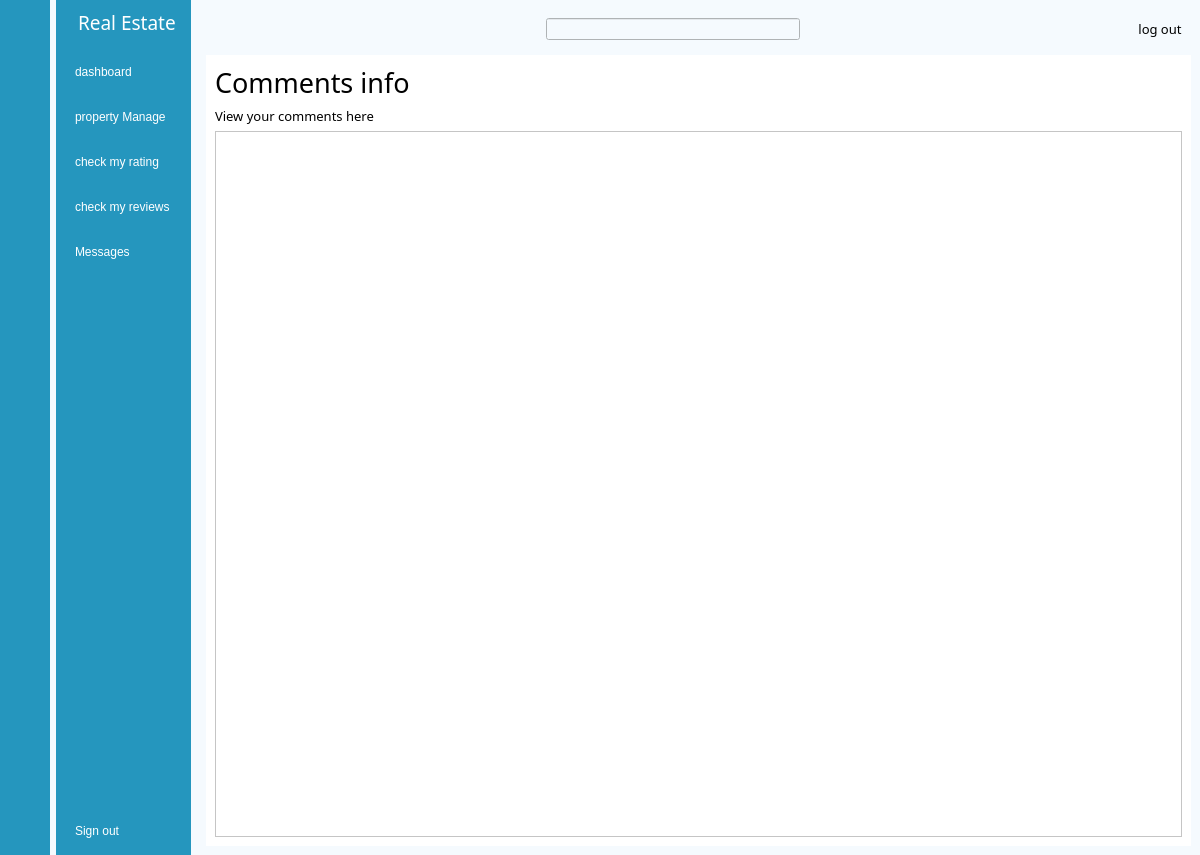
<?xml version="1.0" encoding="UTF-8"?>
<ui version="4.0">
 <class>AgentMenu</class>
 <widget class="QMainWindow" name="AgentMenu">
  <property name="geometry">
   <rect>
    <x>0</x>
    <y>0</y>
    <width>1200</width>
    <height>855</height>
   </rect>
  </property>
  <property name="minimumSize">
   <size>
    <width>1200</width>
    <height>400</height>
   </size>
  </property>
  <property name="windowTitle">
   <string>MainWindow</string>
  </property>
  <property name="styleSheet">
   <string notr="true">background-color: rgb(245, 250, 254);</string>
  </property>
  <widget class="QWidget" name="centralwidget">
   <layout class="QGridLayout" name="gridLayout">
    <property name="leftMargin">
     <number>0</number>
    </property>
    <property name="topMargin">
     <number>0</number>
    </property>
    <property name="rightMargin">
     <number>0</number>
    </property>
    <property name="bottomMargin">
     <number>0</number>
    </property>
    <item row="0" column="0">
     <widget class="QWidget" name="icon_name_widget_2" native="true">
      <property name="styleSheet">
       <string notr="true">QWidget{
	
	background-color: rgb(37, 150, 190);
}

QPushButton{
	color:white;
	height:30px;
	border:none;
	font: 10pt &quot;PT Root UI&quot;;
	border-radius:10px
}

QPushButton:checked{
	background-color:#f5fafe;
	color:#1f95ef;
	font-weight:bold
	
}</string>
      </property>
      <layout class="QVBoxLayout" name="verticalLayout_3">
       <item>
        <layout class="QHBoxLayout" name="horizontalLayout_3">
         <item>
          <widget class="QLabel" name="label_4">
           <property name="text">
            <string/>
           </property>
           <property name="pixmap">
            <pixmap resource="res.qrc">:/white/icons/white/home.svg</pixmap>
           </property>
          </widget>
         </item>
        </layout>
       </item>
       <item>
        <layout class="QVBoxLayout" name="verticalLayout">
         <property name="spacing">
          <number>15</number>
         </property>
         <property name="topMargin">
          <number>15</number>
         </property>
         <item>
          <widget class="QPushButton" name="btn_dashboard1">
           <property name="text">
            <string/>
           </property>
           <property name="icon">
            <iconset resource="res.qrc">
             <normaloff>:/icons2/icons/icon2/dashboard_white.png</normaloff>
             <normalon>:/icons2/icons/icon2/dashboard.png</normalon>:/icons2/icons/icon2/dashboard_white.png</iconset>
           </property>
           <property name="checkable">
            <bool>true</bool>
           </property>
           <property name="autoExclusive">
            <bool>true</bool>
           </property>
          </widget>
         </item>
         <item>
          <widget class="QPushButton" name="btn_manage">
           <property name="text">
            <string/>
           </property>
           <property name="icon">
            <iconset resource="res.qrc">
             <normaloff>:/white/icons/white/search.svg</normaloff>
             <normalon>:/icons2/icons/icon2/iconizer-search.svg</normalon>:/white/icons/white/search.svg</iconset>
           </property>
           <property name="checkable">
            <bool>true</bool>
           </property>
           <property name="autoExclusive">
            <bool>true</bool>
           </property>
          </widget>
         </item>
         <item>
          <widget class="QPushButton" name="btn_profile1">
           <property name="text">
            <string/>
           </property>
           <property name="icon">
            <iconset resource="res.qrc">
             <normaloff>:/icons2/icons/icon2/profile_white.png</normaloff>
             <normalon>:/icons2/icons/icon2/profile.png</normalon>:/icons2/icons/icon2/profile_white.png</iconset>
           </property>
           <property name="checkable">
            <bool>true</bool>
           </property>
           <property name="autoExclusive">
            <bool>true</bool>
           </property>
          </widget>
         </item>
         <item>
          <widget class="QPushButton" name="btn_favorites1">
           <property name="text">
            <string/>
           </property>
           <property name="icon">
            <iconset resource="res.qrc">
             <normaloff>:/white/icons/white/heart.svg</normaloff>
             <normalon>:/icons2/icons/icon2/iconizer-heart.svg</normalon>:/white/icons/white/heart.svg</iconset>
           </property>
           <property name="checkable">
            <bool>true</bool>
           </property>
           <property name="autoExclusive">
            <bool>true</bool>
           </property>
          </widget>
         </item>
         <item>
          <widget class="QPushButton" name="btn_messages1">
           <property name="text">
            <string/>
           </property>
           <property name="icon">
            <iconset resource="res.qrc">
             <normaloff>:/icons2/icons/icon2/messages_white.png</normaloff>
             <normalon>:/icons2/icons/icon2/messages.png</normalon>:/icons2/icons/icon2/messages_white.png</iconset>
           </property>
           <property name="checkable">
            <bool>true</bool>
           </property>
           <property name="autoExclusive">
            <bool>true</bool>
           </property>
          </widget>
         </item>
        </layout>
       </item>
       <item>
        <spacer name="verticalSpacer_3">
         <property name="orientation">
          <enum>Qt::Vertical</enum>
         </property>
         <property name="sizeHint" stdset="0">
          <size>
           <width>20</width>
           <height>246</height>
          </size>
         </property>
        </spacer>
       </item>
       <item>
        <widget class="QPushButton" name="btn_signout1">
         <property name="text">
          <string/>
         </property>
         <property name="icon">
          <iconset resource="res.qrc">
           <normaloff>:/icons2/icons/icon2/log_out_white.png</normaloff>
           <normalon>:/icons2/icons/icon2/log_out.png</normalon>:/icons2/icons/icon2/log_out_white.png</iconset>
         </property>
         <property name="checkable">
          <bool>true</bool>
         </property>
        </widget>
       </item>
      </layout>
     </widget>
    </item>
    <item row="0" column="2">
     <widget class="QWidget" name="main_menu" native="true">
      <layout class="QVBoxLayout" name="verticalLayout_5">
       <item>
        <widget class="QWidget" name="header_widget" native="true">
         <layout class="QHBoxLayout" name="horizontalLayout_4">
          <item>
           <widget class="QPushButton" name="btn_nav_bar">
            <property name="styleSheet">
             <string notr="true">border:none;</string>
            </property>
            <property name="text">
             <string/>
            </property>
            <property name="icon">
             <iconset resource="res.qrc">
              <normaloff>:/icons2/icons/icon2/menu.png</normaloff>:/icons2/icons/icon2/menu.png</iconset>
            </property>
            <property name="checkable">
             <bool>true</bool>
            </property>
           </widget>
          </item>
          <item>
           <spacer name="horizontalSpacer_2">
            <property name="orientation">
             <enum>Qt::Horizontal</enum>
            </property>
            <property name="sizeHint" stdset="0">
             <size>
              <width>140</width>
              <height>20</height>
             </size>
            </property>
           </spacer>
          </item>
          <item>
           <layout class="QHBoxLayout" name="horizontalLayout">
            <property name="spacing">
             <number>7</number>
            </property>
            <item>
             <widget class="LineEdit" name="LineEdit">
              <property name="sizePolicy">
               <sizepolicy hsizetype="Expanding" vsizetype="Fixed">
                <horstretch>0</horstretch>
                <verstretch>0</verstretch>
               </sizepolicy>
              </property>
             </widget>
            </item>
            <item>
             <widget class="QPushButton" name="btn_search">
              <property name="styleSheet">
               <string notr="true">border:none</string>
              </property>
              <property name="text">
               <string/>
              </property>
              <property name="icon">
               <iconset resource="res.qrc">
                <normaloff>:/icons2/icons/icon2/search.png</normaloff>:/icons2/icons/icon2/search.png</iconset>
              </property>
             </widget>
            </item>
           </layout>
          </item>
          <item>
           <spacer name="horizontalSpacer">
            <property name="orientation">
             <enum>Qt::Horizontal</enum>
            </property>
            <property name="sizeHint" stdset="0">
             <size>
              <width>162</width>
              <height>20</height>
             </size>
            </property>
           </spacer>
          </item>
          <item>
           <widget class="QPushButton" name="btn_logout">
            <property name="font">
             <font>
              <family>PT Root UI Bold</family>
              <pointsize>10</pointsize>
             </font>
            </property>
            <property name="styleSheet">
             <string notr="true">border:none;</string>
            </property>
            <property name="text">
             <string>log out</string>
            </property>
            <property name="icon">
             <iconset resource="res.qrc">
              <normaloff>:/blue/icons/blue/log-out.svg</normaloff>:/blue/icons/blue/log-out.svg</iconset>
            </property>
           </widget>
          </item>
         </layout>
        </widget>
       </item>
       <item>
        <widget class="SlideAniStackedWidget" name="SlideAniStackedWidget">
         <property name="styleSheet">
          <string notr="true">background-color: rgb(255, 255, 255);</string>
         </property>
         <property name="currentIndex">
          <number>3</number>
         </property>
         <widget class="QWidget" name="page_dashborad">
          <widget class="TitleLabel" name="TitleLabel">
           <property name="geometry">
            <rect>
             <x>130</x>
             <y>70</y>
             <width>261</width>
             <height>101</height>
            </rect>
           </property>
           <property name="text">
            <string>Dashboard</string>
           </property>
          </widget>
         </widget>
         <widget class="QWidget" name="page_manage">
          <layout class="QVBoxLayout" name="verticalLayout_8">
           <item>
            <layout class="QVBoxLayout" name="verticalLayout_7">
             <item>
              <widget class="QLabel" name="label">
               <property name="font">
                <font>
                 <family>PT Root UI Bold</family>
                 <pointsize>20</pointsize>
                 <italic>false</italic>
                 <underline>false</underline>
                </font>
               </property>
               <property name="text">
                <string>Property info</string>
               </property>
              </widget>
             </item>
             <item>
              <widget class="QLabel" name="label_5">
               <property name="font">
                <font>
                 <family>PT Root UI Bold</family>
                 <pointsize>10</pointsize>
                 <italic>false</italic>
                 <underline>false</underline>
                </font>
               </property>
               <property name="text">
                <string>Welcome to property management page</string>
               </property>
              </widget>
             </item>
            </layout>
           </item>
           <item>
            <layout class="QHBoxLayout" name="horizontalLayout_5">
             <item>
              <widget class="FilledPushButton" name="btn_addProperty">
               <property name="text">
                <string>Add property</string>
               </property>
              </widget>
             </item>
             <item>
              <widget class="SearchLineEdit" name="SearchLineEdit">
               <property name="text">
                <string/>
               </property>
               <property name="placeholderText">
                <string>search user name</string>
               </property>
              </widget>
             </item>
             <item>
              <widget class="TitleLabel" name="TitleLabel_2">
               <property name="text">
                <string>Total property</string>
               </property>
              </widget>
             </item>
            </layout>
           </item>
           <item>
            <widget class="SmoothScrollArea" name="SmoothScrollArea">
             <property name="widgetResizable">
              <bool>true</bool>
             </property>
             <widget class="QWidget" name="scrollAreaWidgetContents">
              <property name="geometry">
               <rect>
                <x>0</x>
                <y>0</y>
                <width>98</width>
                <height>28</height>
               </rect>
              </property>
             </widget>
            </widget>
           </item>
          </layout>
         </widget>
         <widget class="QWidget" name="page_rating">
          <layout class="QVBoxLayout" name="verticalLayout_6">
           <item>
            <layout class="QVBoxLayout" name="verticalLayout_9">
             <item>
              <widget class="QLabel" name="label_6">
               <property name="font">
                <font>
                 <family>PT Root UI Bold</family>
                 <pointsize>20</pointsize>
                 <italic>false</italic>
                 <underline>false</underline>
                </font>
               </property>
               <property name="text">
                <string>Rating info</string>
               </property>
              </widget>
             </item>
             <item>
              <widget class="QLabel" name="label_7">
               <property name="font">
                <font>
                 <family>PT Root UI Bold</family>
                 <pointsize>10</pointsize>
                 <italic>false</italic>
                 <underline>false</underline>
                </font>
               </property>
               <property name="text">
                <string>View your rating here</string>
               </property>
              </widget>
             </item>
             <item>
              <widget class="RoundListWidget" name="RoundListWidget"/>
             </item>
            </layout>
           </item>
          </layout>
         </widget>
         <widget class="QWidget" name="page_review">
          <layout class="QVBoxLayout" name="verticalLayout_11">
           <item>
            <layout class="QVBoxLayout" name="verticalLayout_10">
             <item>
              <widget class="QLabel" name="label_8">
               <property name="font">
                <font>
                 <family>PT Root UI Bold</family>
                 <pointsize>20</pointsize>
                 <italic>false</italic>
                 <underline>false</underline>
                </font>
               </property>
               <property name="text">
                <string>Comments info</string>
               </property>
              </widget>
             </item>
             <item>
              <widget class="QLabel" name="label_9">
               <property name="font">
                <font>
                 <family>PT Root UI Bold</family>
                 <pointsize>10</pointsize>
                 <italic>false</italic>
                 <underline>false</underline>
                </font>
               </property>
               <property name="text">
                <string>View your comments here</string>
               </property>
              </widget>
             </item>
             <item>
              <widget class="RoundListWidget" name="RoundListWidget_2"/>
             </item>
            </layout>
           </item>
          </layout>
         </widget>
         <widget class="QWidget" name="page_messages">
          <widget class="TitleLabel" name="TitleLabel_5">
           <property name="geometry">
            <rect>
             <x>240</x>
             <y>190</y>
             <width>123</width>
             <height>38</height>
            </rect>
           </property>
           <property name="text">
            <string>Messages</string>
           </property>
          </widget>
         </widget>
        </widget>
       </item>
      </layout>
     </widget>
    </item>
    <item row="0" column="1">
     <widget class="QWidget" name="icon_name_widget" native="true">
      <property name="styleSheet">
       <string notr="true">QWidget{
	background-color: rgb(37, 150, 190);
	color:white;
}

QPushButton{
	color:white;
	text-align:left;
	height:30px;
	font: 10pt &quot;PT Root UI&quot;;
	border:none;
	padding-left:10px;
	border-top-left-radius:10px;
	border-bottom-left-radius:10px;
}

QPushButton:checked{
	background-color:#f5fafe;
	color:#1f95ef;
	font-weight:bold

}</string>
      </property>
      <layout class="QVBoxLayout" name="verticalLayout_4">
       <property name="rightMargin">
        <number>0</number>
       </property>
       <item>
        <layout class="QHBoxLayout" name="horizontalLayout_2">
         <property name="rightMargin">
          <number>15</number>
         </property>
         <item>
          <widget class="QLabel" name="label_2">
           <property name="text">
            <string/>
           </property>
           <property name="pixmap">
            <pixmap resource="res.qrc">:/white/icons/white/home.svg</pixmap>
           </property>
          </widget>
         </item>
         <item>
          <widget class="QLabel" name="label_3">
           <property name="font">
            <font>
             <family>PT Root UI Bold</family>
             <pointsize>14</pointsize>
             <weight>9</weight>
             <italic>false</italic>
             <bold>false</bold>
            </font>
           </property>
           <property name="styleSheet">
            <string notr="true">font: 75 14pt &quot;PT Root UI Bold&quot;;</string>
           </property>
           <property name="text">
            <string>Real Estate</string>
           </property>
          </widget>
         </item>
        </layout>
       </item>
       <item>
        <layout class="QVBoxLayout" name="verticalLayout_2">
         <property name="spacing">
          <number>15</number>
         </property>
         <property name="topMargin">
          <number>15</number>
         </property>
         <item>
          <widget class="QPushButton" name="btn_dashboard2">
           <property name="text">
            <string>dashboard</string>
           </property>
           <property name="icon">
            <iconset resource="res.qrc">
             <normaloff>:/icons2/icons/icon2/dashboard_white.png</normaloff>
             <normalon>:/icons2/icons/icon2/dashboard.png</normalon>:/icons2/icons/icon2/dashboard_white.png</iconset>
           </property>
           <property name="checkable">
            <bool>true</bool>
           </property>
           <property name="autoExclusive">
            <bool>true</bool>
           </property>
          </widget>
         </item>
         <item>
          <widget class="QPushButton" name="btn_manage2">
           <property name="text">
            <string>property Manage</string>
           </property>
           <property name="icon">
            <iconset resource="res.qrc">
             <normaloff>:/white/icons/white/search.svg</normaloff>
             <normalon>:/icons2/icons/icon2/iconizer-search.svg</normalon>:/white/icons/white/search.svg</iconset>
           </property>
           <property name="checkable">
            <bool>true</bool>
           </property>
           <property name="autoExclusive">
            <bool>true</bool>
           </property>
          </widget>
         </item>
         <item>
          <widget class="QPushButton" name="btn_profile2">
           <property name="text">
            <string>check my rating</string>
           </property>
           <property name="icon">
            <iconset resource="res.qrc">
             <normaloff>:/icons2/icons/icon2/profile_white.png</normaloff>
             <normalon>:/icons2/icons/icon2/profile.png</normalon>:/icons2/icons/icon2/profile_white.png</iconset>
           </property>
           <property name="checkable">
            <bool>true</bool>
           </property>
           <property name="autoExclusive">
            <bool>true</bool>
           </property>
          </widget>
         </item>
         <item>
          <widget class="QPushButton" name="btn_favorites2">
           <property name="text">
            <string>check my reviews</string>
           </property>
           <property name="icon">
            <iconset resource="res.qrc">
             <normaloff>:/white/icons/white/heart.svg</normaloff>
             <normalon>:/icons2/icons/icon2/iconizer-heart.svg</normalon>:/white/icons/white/heart.svg</iconset>
           </property>
           <property name="checkable">
            <bool>true</bool>
           </property>
           <property name="autoExclusive">
            <bool>true</bool>
           </property>
          </widget>
         </item>
         <item>
          <widget class="QPushButton" name="btn_messages2">
           <property name="text">
            <string>Messages</string>
           </property>
           <property name="icon">
            <iconset resource="res.qrc">
             <normaloff>:/icons2/icons/icon2/messages_white.png</normaloff>
             <normalon>:/icons2/icons/icon2/messages.png</normalon>:/icons2/icons/icon2/messages_white.png</iconset>
           </property>
           <property name="checkable">
            <bool>true</bool>
           </property>
           <property name="autoExclusive">
            <bool>true</bool>
           </property>
          </widget>
         </item>
        </layout>
       </item>
       <item>
        <spacer name="verticalSpacer_2">
         <property name="orientation">
          <enum>Qt::Vertical</enum>
         </property>
         <property name="sizeHint" stdset="0">
          <size>
           <width>20</width>
           <height>246</height>
          </size>
         </property>
        </spacer>
       </item>
       <item>
        <widget class="QPushButton" name="btn_signout2">
         <property name="text">
          <string>Sign out</string>
         </property>
         <property name="icon">
          <iconset resource="res.qrc">
           <normaloff>:/icons2/icons/icon2/log_out_white.png</normaloff>
           <normalon>:/icons2/icons/icon2/log_out.png</normalon>:/icons2/icons/icon2/log_out_white.png</iconset>
         </property>
         <property name="checkable">
          <bool>true</bool>
         </property>
        </widget>
       </item>
      </layout>
     </widget>
    </item>
   </layout>
  </widget>
 </widget>
 <customwidgets>
  <customwidget>
   <class>PushButton</class>
   <extends>QPushButton</extends>
   <header>qfluentwidgets</header>
  </customwidget>
  <customwidget>
   <class>FilledPushButton</class>
   <extends>PushButton</extends>
   <header>qfluentwidgetspro</header>
  </customwidget>
  <customwidget>
   <class>SmoothScrollArea</class>
   <extends>QScrollArea</extends>
   <header>qfluentwidgets</header>
   <container>1</container>
  </customwidget>
  <customwidget>
   <class>SlideAniStackedWidget</class>
   <extends>QStackedWidget</extends>
   <header>qfluentwidgetspro</header>
   <container>1</container>
  </customwidget>
  <customwidget>
   <class>TitleLabel</class>
   <extends>QLabel</extends>
   <header>qfluentwidgets</header>
  </customwidget>
  <customwidget>
   <class>LineEdit</class>
   <extends>QLineEdit</extends>
   <header>qfluentwidgets</header>
  </customwidget>
  <customwidget>
   <class>SearchLineEdit</class>
   <extends>LineEdit</extends>
   <header>qfluentwidgets</header>
  </customwidget>
  <customwidget>
   <class>ListWidget</class>
   <extends>QListWidget</extends>
   <header>qfluentwidgets</header>
  </customwidget>
  <customwidget>
   <class>RoundListWidget</class>
   <extends>ListWidget</extends>
   <header>qfluentwidgetspro</header>
  </customwidget>
 </customwidgets>
 <resources>
  <include location="res.qrc"/>
 </resources>
 <connections>
  <connection>
   <sender>btn_messages1</sender>
   <signal>toggled(bool)</signal>
   <receiver>btn_messages2</receiver>
   <slot>setChecked(bool)</slot>
   <hints>
    <hint type="sourcelabel">
     <x>58</x>
     <y>298</y>
    </hint>
    <hint type="destinationlabel">
     <x>171</x>
     <y>294</y>
    </hint>
   </hints>
  </connection>
  <connection>
   <sender>btn_favorites1</sender>
   <signal>toggled(bool)</signal>
   <receiver>btn_favorites2</receiver>
   <slot>setChecked(bool)</slot>
   <hints>
    <hint type="sourcelabel">
     <x>58</x>
     <y>243</y>
    </hint>
    <hint type="destinationlabel">
     <x>161</x>
     <y>248</y>
    </hint>
   </hints>
  </connection>
  <connection>
   <sender>btn_profile1</sender>
   <signal>toggled(bool)</signal>
   <receiver>btn_profile2</receiver>
   <slot>setChecked(bool)</slot>
   <hints>
    <hint type="sourcelabel">
     <x>43</x>
     <y>205</y>
    </hint>
    <hint type="destinationlabel">
     <x>139</x>
     <y>203</y>
    </hint>
   </hints>
  </connection>
  <connection>
   <sender>btn_manage</sender>
   <signal>toggled(bool)</signal>
   <receiver>btn_manage2</receiver>
   <slot>setChecked(bool)</slot>
   <hints>
    <hint type="sourcelabel">
     <x>48</x>
     <y>160</y>
    </hint>
    <hint type="destinationlabel">
     <x>192</x>
     <y>159</y>
    </hint>
   </hints>
  </connection>
  <connection>
   <sender>btn_dashboard1</sender>
   <signal>toggled(bool)</signal>
   <receiver>btn_dashboard2</receiver>
   <slot>setChecked(bool)</slot>
   <hints>
    <hint type="sourcelabel">
     <x>39</x>
     <y>113</y>
    </hint>
    <hint type="destinationlabel">
     <x>182</x>
     <y>115</y>
    </hint>
   </hints>
  </connection>
  <connection>
   <sender>btn_dashboard2</sender>
   <signal>toggled(bool)</signal>
   <receiver>btn_dashboard1</receiver>
   <slot>setChecked(bool)</slot>
   <hints>
    <hint type="sourcelabel">
     <x>116</x>
     <y>104</y>
    </hint>
    <hint type="destinationlabel">
     <x>50</x>
     <y>108</y>
    </hint>
   </hints>
  </connection>
  <connection>
   <sender>btn_manage2</sender>
   <signal>toggled(bool)</signal>
   <receiver>btn_manage</receiver>
   <slot>setChecked(bool)</slot>
   <hints>
    <hint type="sourcelabel">
     <x>120</x>
     <y>149</y>
    </hint>
    <hint type="destinationlabel">
     <x>63</x>
     <y>155</y>
    </hint>
   </hints>
  </connection>
  <connection>
   <sender>btn_profile2</sender>
   <signal>toggled(bool)</signal>
   <receiver>btn_profile1</receiver>
   <slot>setChecked(bool)</slot>
   <hints>
    <hint type="sourcelabel">
     <x>121</x>
     <y>210</y>
    </hint>
    <hint type="destinationlabel">
     <x>53</x>
     <y>209</y>
    </hint>
   </hints>
  </connection>
  <connection>
   <sender>btn_favorites2</sender>
   <signal>toggled(bool)</signal>
   <receiver>btn_favorites1</receiver>
   <slot>setChecked(bool)</slot>
   <hints>
    <hint type="sourcelabel">
     <x>127</x>
     <y>255</y>
    </hint>
    <hint type="destinationlabel">
     <x>68</x>
     <y>256</y>
    </hint>
   </hints>
  </connection>
  <connection>
   <sender>btn_messages2</sender>
   <signal>toggled(bool)</signal>
   <receiver>btn_messages1</receiver>
   <slot>setChecked(bool)</slot>
   <hints>
    <hint type="sourcelabel">
     <x>123</x>
     <y>298</y>
    </hint>
    <hint type="destinationlabel">
     <x>52</x>
     <y>300</y>
    </hint>
   </hints>
  </connection>
  <connection>
   <sender>btn_nav_bar</sender>
   <signal>toggled(bool)</signal>
   <receiver>icon_name_widget_2</receiver>
   <slot>setHidden(bool)</slot>
   <hints>
    <hint type="sourcelabel">
     <x>351</x>
     <y>37</y>
    </hint>
    <hint type="destinationlabel">
     <x>70</x>
     <y>380</y>
    </hint>
   </hints>
  </connection>
  <connection>
   <sender>btn_nav_bar</sender>
   <signal>toggled(bool)</signal>
   <receiver>icon_name_widget</receiver>
   <slot>setVisible(bool)</slot>
   <hints>
    <hint type="sourcelabel">
     <x>360</x>
     <y>46</y>
    </hint>
    <hint type="destinationlabel">
     <x>230</x>
     <y>436</y>
    </hint>
   </hints>
  </connection>
  <connection>
   <sender>btn_signout1</sender>
   <signal>toggled(bool)</signal>
   <receiver>AgentMenu</receiver>
   <slot>close()</slot>
   <hints>
    <hint type="sourcelabel">
     <x>50</x>
     <y>586</y>
    </hint>
    <hint type="destinationlabel">
     <x>36</x>
     <y>667</y>
    </hint>
   </hints>
  </connection>
  <connection>
   <sender>btn_signout2</sender>
   <signal>toggled(bool)</signal>
   <receiver>AgentMenu</receiver>
   <slot>close()</slot>
   <hints>
    <hint type="sourcelabel">
     <x>172</x>
     <y>588</y>
    </hint>
    <hint type="destinationlabel">
     <x>163</x>
     <y>696</y>
    </hint>
   </hints>
  </connection>
 </connections>
</ui>
